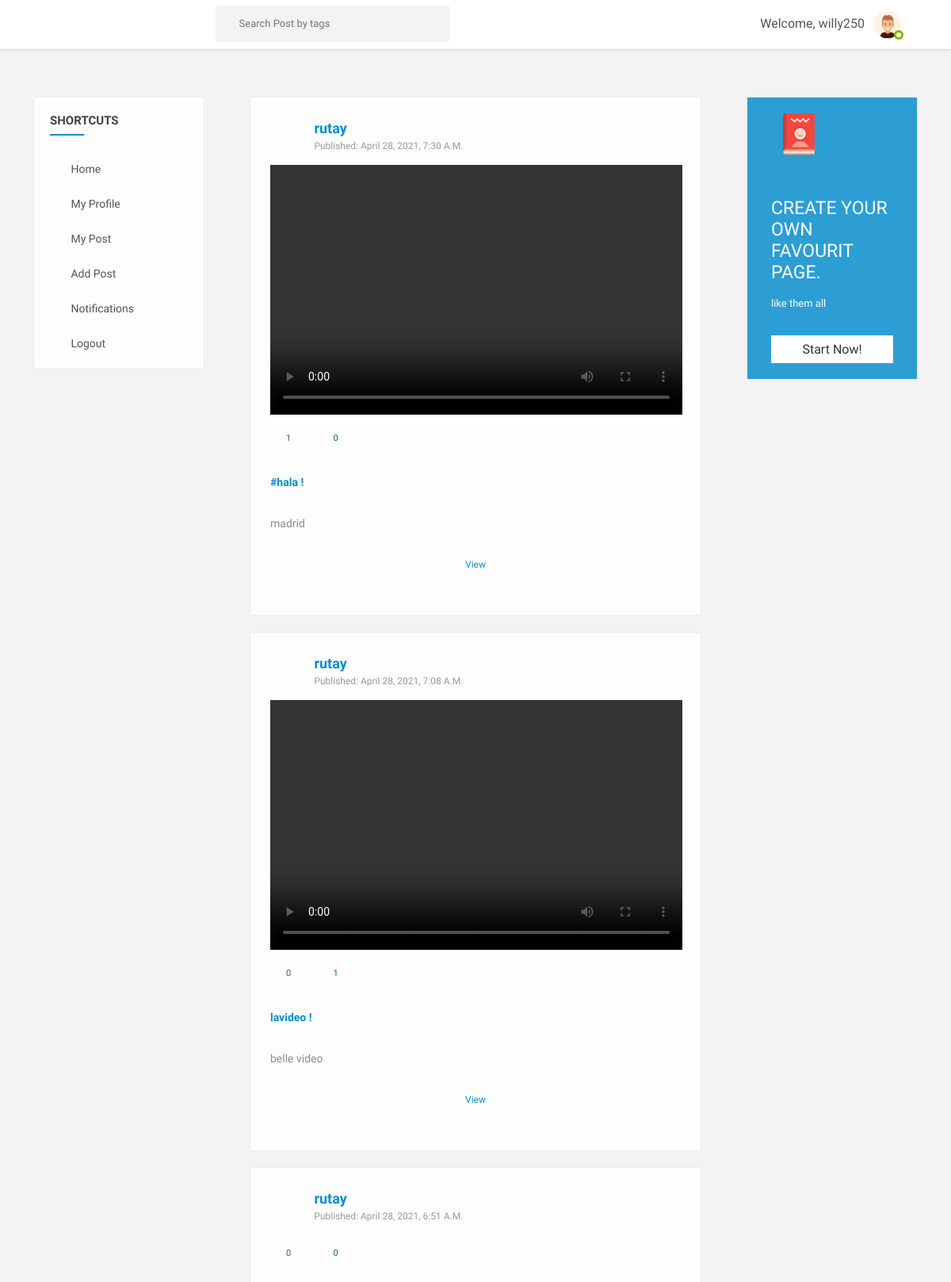
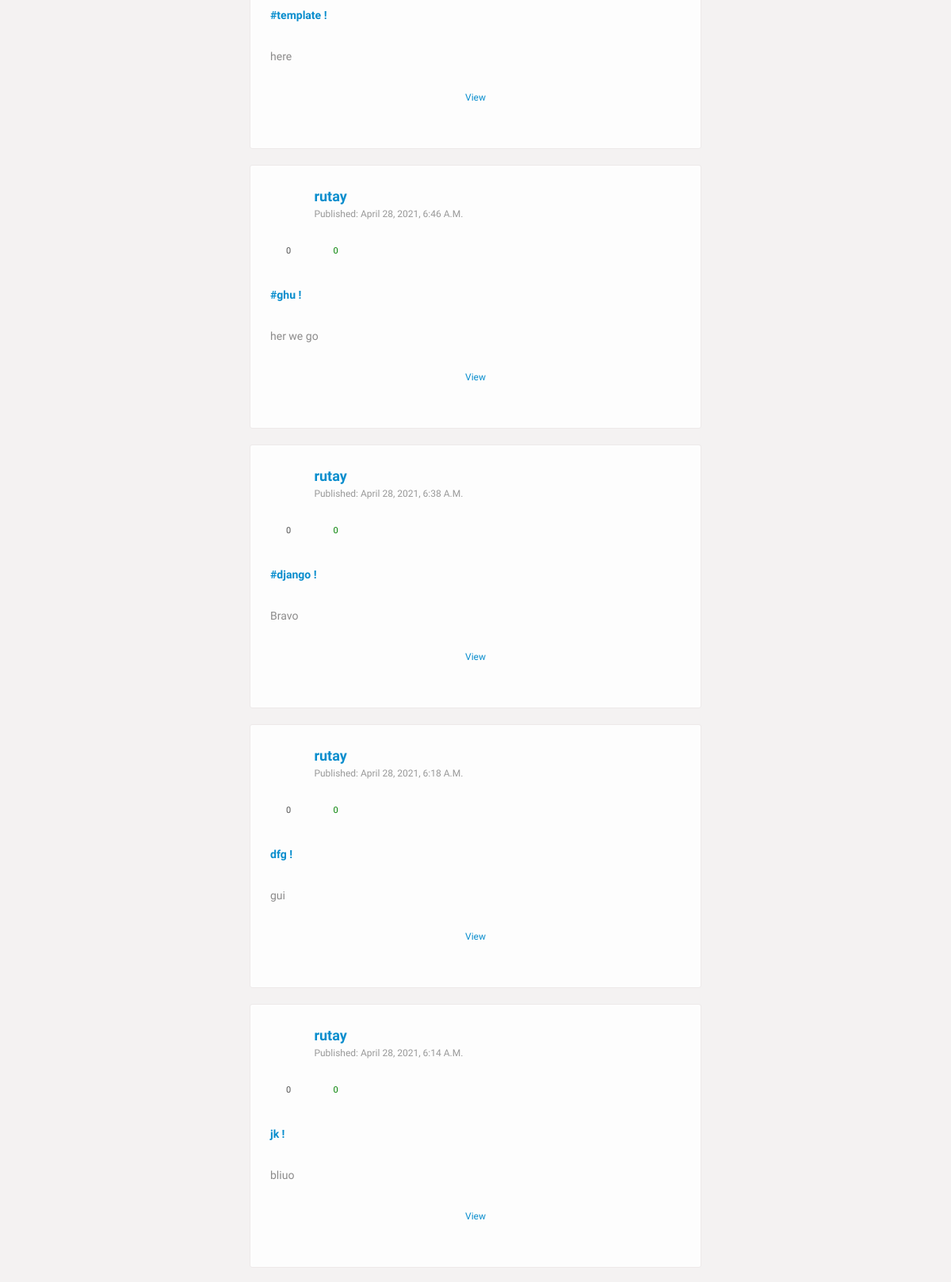
Page /user_posts/rutay (signed in, upper part) on the committed database (2 pictures, top to bottom).
### users/models.py (models this page shows, shortened)
class Profile(models.Model):
	user = models.OneToOneField(User, on_delete=models.CASCADE)
	image = models.ImageField(default='default.png', upload_to='profile_pics')
	slug = AutoSlugField(populate_from='user')
	bio = models.CharField(max_length=255, blank=True)
	friends = models.ManyToManyField("Profile", blank=True)

### feed/models.py (models this page shows, shortened)
class Post(models.Model):
	description = models.CharField(max_length=255, blank=True)
	pic = models.ImageField(upload_to='path/to/img',blank=True)
	video = models.FileField(upload_to='path/to/video',validators=[file_size],blank=True)
	date_posted = models.DateTimeField(default=timezone.now)
	user_name = models.ForeignKey(User, on_delete=models.CASCADE)
	tags = models.CharField(max_length=100, blank=True)

### feed/views.py (the view)
# urls.py: path('user_posts/<str:username>', UserPostListView.as_view(), name='user-posts'),
class UserPostListView(LoginRequiredMixin, ListView):
	model = Post
	template_name = 'feed/user_posts.html'
	context_object_name = 'posts'
	paginate_by = 10
	def get_context_data(self, **kwargs):
		context = super(UserPostListView, self).get_context_data(**kwargs)
		p = Profile.objects.filter(user = self.request.user).first()
		u = p.user
		user = get_object_or_404(User, username=self.kwargs.get('username'))
		liked = [i for i in Post.objects.filter(user_name=user) if Like.objects.filter(user = self.request.user, post=i)]
		context['liked_post'] = liked
		return context
	def get_queryset(self):
		user = get_object_or_404(User, username=self.kwargs.get('username'))
		return Post.objects.filter(user_name=user).order_by('-date_posted')

### feed/views.py (called while the page is built)
def CountNotifications(request):
	count_notifications = 0
	if request.user.is_authenticated:
		count_notifications = Notification.objects.filter(user=request.user, is_seen=False).count()
	return {'count_notifications':count_notifications}

def GetProfile(request):
	you = ''
	if request.user.is_authenticated:
		p = request.user.profile
		you = p.user
	return {'profile':you}

### feed/templates/feed/user_posts.html (shortened to what this page needs)
{% extends "basefeed.html" %}
{% load static %}
{% block content %}
<section>
  <div class="gap gray-bg">
    <div class="container-fluid">
      <div class="row">
        <div class="col-lg-12">
          <div class="row" id="page-contents">
            <div class="col-lg-3">
              <aside class="sidebar static">
                <div class="widget stick-widget">
                  <h4 class="widget-title">Shortcuts</h4>
                  <ul class="naves">
                    <li>
                      <i class="ti-home"></i>
                      <a href="{% url 'home' %}" title="">Home</a>
                    </li>
                    <li>
                      <i class="ti-user"></i>
                      <a href="{% url 'edit_profile' %}" title="">My profile</a>
                    </li>
                    <li>
                      <i class="ti-files"></i>
                      <a href="{% url 'user-posts' request.user.username %}" title="">My post</a>
                    </li>
                    <li>
                      <i class="ti-plus"></i>
                      <a href="{% url 'post-create' %}" title="">Add post</a>
                    </li>
                    <li>
                      <i class="ti-bell"></i>
                      <a href="{% url 'show-notifications' %}" title="">Notifications
         </a>
                    </li>
                    <li>
                      <i class="ti-power-off"></i>
                      <a href="{% url 'logout' %}" title="">Logout</a>
                    </li>
                  </ul>
                </div>
              </aside>
            </div>
            <div class="col-lg-6">
                {% for post in posts %}
                <div class="central-meta item">
                <div class="user-post">
                  <div class="friend-info">
                    <figure>
                    </figure>
                    <div class="friend-name">
                      <ins><a href="#" title="">{{ post.user_name }}</a></ins>
                      <span>published: {{ post.date_posted }}</span>
                    </div>
                    <div class="post-meta">
                      {% if post.video %}
                      <video width="520" height="315" controls>
                        <source src="{{ post.video.url }}" type="video/mp4" webkitallowfullscreen mozallowfullscreen allowfullscreen>
                    </video>
                            {% endif %}
                      <div class="we-video-info">
                        <ul>
                          <li>
                            <span class="comment" data-toggle="tooltip" title="Comments">
                              <i class="fa fa-comments-o"></i>
                              <ins>{{ post.details.count }}</ins>
                            </span>
                          </li>
                          <li>
                              {% if post in liked_post %}
                              <span class="dislike" data-toggle="tooltip" title="dislike">
                                  <i class="ti-heart-broken"></i>
                                  <ins>{{post.likes.count}}</ins>
                              </span>
                              {% else %}
                              <span class="like" data-toggle="tooltip" title="like">
                                  <i class="ti-heart"></i>
                                  <ins>{{post.likes.count}}</ins>
                              </span>
                              {% endif %}
                          </li>
                        </ul>
                      </div>
                      <div class="description">
                        <p>
                          {% if post.tags %}
                          <a href="#" title="">{{ post.tags }} !</a></br>
                            <br />
                            {% endif %}
                         {{ post.description }}</p>
                      </div>
                    </div>
                  </div>
                  <div class="coment-area">
                    <ul class="we-comet">
                      <li>
                        <a href="{% url 'post-detail' post.id %}" title="" class="showmore underline">View</a>
                      </li>
                    </ul>
                  </div>
                </div>
              </div>
              {% endfor %}
            </div>
            <div class="col-lg-3">
              <aside class="sidebar static">
                <div class="widget friend-list stick-widget">
                  <div class="banner medium-opacity bluesh">
                    <div class="bg-image" style="background-image: url(images/resources/baner-widgetbg.jpg)"></div>
                    <div class="baner-top">
                      <span><img alt="" src="images/book-icon.png"></span>
                      <i class="fa fa-ellipsis-h"></i>
                    </div>
                    <div class="banermeta">
                      <p>
                        create your own favourit page.
                      </p>
                      <span>like them all</span>
                      <a data-ripple="" title="" href="#">start now!</a>
                    </div>
                  </div>
                </div>
              </aside>
            </div>
          </div>
        </div>
      </div>
    </div>
  </div>
</section>
{% endblock content %}

### feed/templates/basefeed.html (shortened to what this page needs)
{% load static %}
<!DOCTYPE html>
<html lang="en">
<head>
    <link rel="stylesheet" href="{% static 'css/main.min.css' %}">
    <link rel="stylesheet" href="{% static 'css/style.css' %}">
    <link rel="stylesheet" href="{% static 'css/color.css' %}">
    <link rel="stylesheet" href="{% static 'css/responsive.css' %}">
</head>
<body>
    <div class="theme-layout">
        <div class="topbar stick">
            <div class="logo">
            </div>
            <div class="top-area">
                <div class="top-search">
                    <form action="{% url 'search_posts' %}" method="GET" class="">
                        <input name="p" type="text" placeholder="Search Post by tags" />
                        <button data-ripple type="submit"><i class="ti-search"></i></button>
                    </form>
                </div>
                <div class="user-img">
                    <span>Welcome,</span>
                    <span>{{profile.profile.user.username}}</span>
                    <img src="{{profile.profile.image.url}}" alt="" style="vertical-align: middle;
                    width: 50px;
                    height: 50px;
                    border-radius: 50%;">
                    <span class="status f-online"></span>
                </div>
            </div>
        </div>
        {% block content %}
        {% endblock content %}
    </div>
</body>
</html>

### static/css/color.css (style rules this page uses)
.product-carousel .owl-nav .owl-prev::before, .product-carousel .owl-nav .owl-next::before, .product-caro .owl-prev:hover:before, .product-caro .owl-next:hover:before, .log-reg-area form .forgot-pwd, .log-reg-area form .already-have, .log-reg-area > p a, .top-area > ul > li > a > span, .timeline-info > ul li a.active, .timeline-info > ul li a:hover, .dropdowns > a.more-mesg, .activity-meta > h6 a, .activity-meta > span a:hover, .friend-name > ins, .description > p a, .we-reply, .sidebar .widget li:hover > a, .sidebar .widget li:hover > i, .friend-meta > a, .user-setting > a:hover, .we-comet li a.showmore, .twiter-feed > li p a, .tutor-links > li i, .tutor-links > li:hover, .pepl-info > span, .page-meta > a, .frnds .nav-tabs .nav-item a.active, .f-title i, #work > div a, .basics > li i, .education > li i, .groups > span i, a.forgot-pwd, .friend-meta > h4 a:hover, .x_title > h2, .post-meta .detail > span, .add-btn > a:hover, .top-area > ul.main-menu > li > ul li a:hover, .dropdowns.active > a i, .user-setting > a i, .form-group input.form-file ~ .control-label, .form-group input.has-value ~ .control-label, .form-group input:focus ~ .control-label, .form-group input:valid ~ .control-label, .form-group select ~ .control-label, .form-group textarea.form-file ~ .control-label, .form-group textarea.has-value ~ .control-label, .form-group textarea:focus ~ .control-label, .form-group textarea:valid ~ .control-label, .flaged > h3, .invition .friend-meta a.invite:hover, .more-optns > ul li:hover, .post-title > h4 a:hover, .post-title .p-date a:hover, .l-post .l-post-meta > h4 a:hover, .read:hover, blockquote, .tags > a:hover, .comment-titles > span, .help-list > ul li a:hover i, .carrer-title > h2 > span, .carrer-title > span a, .open-position > h4 a:hover, .option-set.icon-style > li > a.selected, .category-box > i, .getquot-baner > a, .branches-box > ul li i, .help-topic-result > h2 a:hover, .product-name > h5 a:hover, .full-postmeta .shopnow, .prices.style2 ins span, .single-btn > li > a.active, .total-box > ul > li.final-total, .logout-meta > p a, .forum-list table tbody tr td i, .forum-list table tbody tr td a, .widget ul.recent-topics > li > i, .date-n-reply > a, .topic-data > span, .help-list > ul li a:hover, .employer-info h2, .job-detail > ul li i, .company-intro > a { color: #088dcd; }
#nprogress .bar, .timeline-info > ul li a::before, .add-btn > a, .activitiez > li::before, form button, .colla-apps > li a:hover, a.underline:before, .setting-row input:checked + label, .user-avatar:hover .edit-phto, .error-meta > a, .color-bg, .add-butn, .nav.nav-tabs.likes-btn > li a.active, a.dislike-btn, .drop > a:hover, .btn-view.btn-load-more:hover, .accordion .card h5 button[aria-expanded="true"], .chat-head, .f-page > figure em, .inbox-panel-head > ul > li > a, .nav-tabs--left .nav-link.active, .nav-tabs--left .nav-link.active:hover, footer .widget-title h4::before, #topcontrol, .sidebar .widget-title::before, .f-title::before, .g-post-classic > figure > i::after, .purify > a, .help-list > a:hover, .open-position::before, .info > a, .category-box:hover, .category-box.selected, a.main-btn, .section-heading::before, .getquot-baner, .more-branches > h4::before, .is-helpful > a, .cart-optionz > li > a:hover, .paginationz > li a:hover, .paginationz > li a.active, .shopping-cart, a.btn2:hover, .form-submit > input[type="submit"], button.submit-checkout, .delete-cart:hover, .proceed .button, .amount-area .update-cart, a.addnewforum, .apply-bttons > a { background: #088dcd; }

### static/css/responsive.css (style rules this page uses)
@media screen and (max-width: 1281px) and (min-width: 1024px) { .sidebar .widget li > a { font-size: 14px; } }

### rows in the picture
Post: user_name "rutay", date_posted "April 28, 2021, 7:30 A.m.", details.count "1", likes.count "0", tags "#hala", description "madrid"
Post: user_name "rutay", date_posted "April 28, 2021, 7:08 A.m.", details.count "0", likes.count "1", tags "lavideo", description "belle video"
Post: user_name "rutay", date_posted "April 28, 2021, 6:51 A.m.", details.count "0", likes.count "0", tags "#template", description "here"
Post: user_name "rutay", date_posted "April 28, 2021, 6:46 A.m.", details.count "0", likes.count "0", tags "#ghu", description "her we go"
Post: user_name "rutay", date_posted "April 28, 2021, 6:38 A.m.", details.count "0", likes.count "0", tags "#django", description "Bravo"
Post: user_name "rutay", date_posted "April 28, 2021, 6:18 A.m.", details.count "0", likes.count "0", tags "dfg", description "gui"
Post: user_name "rutay", date_posted "April 28, 2021, 6:14 A.m.", details.count "0", likes.count "0", tags "jk", description "bliuo"

### other values in the picture
{{ profile.profile.user.username }} "willy250"
